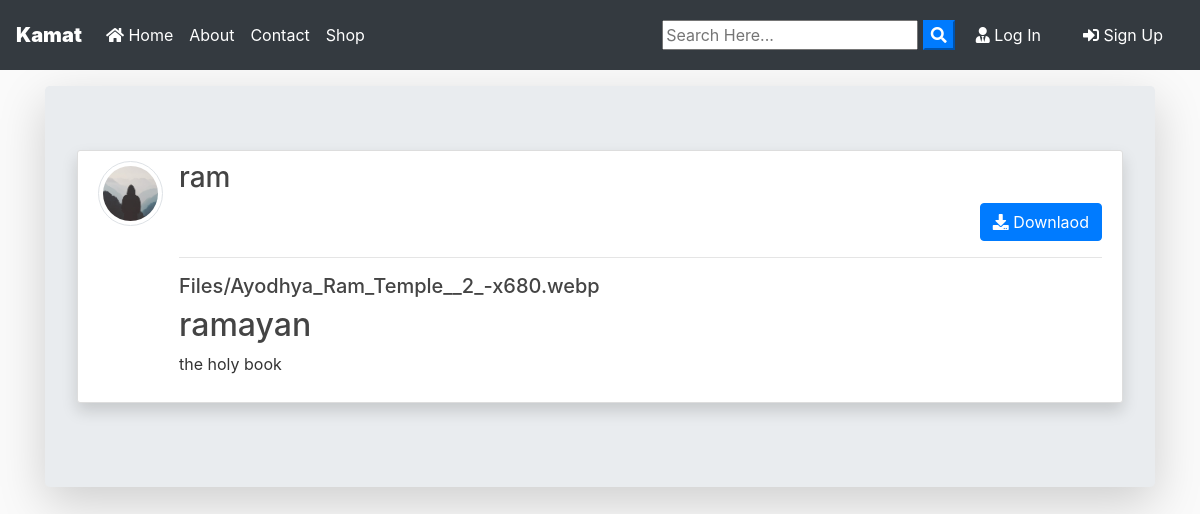
/post/16/, run on the app's committed database.
### blog/models.py (models this page shows, shortened)
class Post(models.Model):
	title = models.CharField(max_length=100)
	file = models.FileField(null=True,blank=True,upload_to='Files')
	content = models.TextField()
	date_posted = models.DateTimeField(default=timezone.now)
	author = models.ForeignKey(User, on_delete=models.CASCADE)
	def extension(self):
		name, extension = os.path.splitext(self.file.name)
		return extension

### users/models.py (models this page shows, shortened)
class Profile(models.Model):
    user = models.OneToOneField(User, on_delete=models.CASCADE)
    image = models.ImageField(default='default.jpg', upload_to='profile_pics')

### blog/views.py (the view)
# urls.py: path('post/<int:pk>/', PostDetailView.as_view(), name='post-detail'),
class PostDetailView(DetailView):
    model = Post
    template_name = 'blog/post_detail.html'

### blog/templates/blog/post_detail.html (shortened to what this page needs)
{% extends "blog/base.html" %}
{% block content %}
<div class="jumbotron mt-3 shadow-lg">
<article class="media content-section shadow ">
   <a href="{{ object.author.profile.image.url }} " target="_blank"> <img src="{{ object.author.profile.image.url }}  " alt="" class="article-img rounded-circle img-thumbnail img-fluid">
   </a>
    <div class="media-body">
      <div class="">
        <div class="d-flex justify-content-between">
        <a class="mr-2 mt-0 mb-0  text-dark" href="{% url 'user-posts' object.author.username  %}"><h3>{{ object.author }}</h3></a>
        </div>
        {% if object.author != user %}
          <div class="form-group mt-0 pt-0 d-flex justify-content-end">
            <a href="{{ object.file.url }}" download class="btn btn-primary flex-last" type="submit"><i class="fas fa-download"></i> Downlaod</a>
          </div>
        {% endif %}
        <hr>
      </div>
      <div>
        {% if object.file %}
          {% if object.extension == '.jpg' or object.extension == 'jpeg' or object.extension == 'png' %}
            <a href="{{ object.file.url }}"  download ><img src="{{ object.file.url }}" alt="" class="img-fluid "></a>
            <a href="{{ object.file.url }}"  download class="text-dark"><h5>{{ object.file }}</h5></a>
          {% else %}
            <a href="{{ object.file.url }}"  download class="text-dark"><h5>{{ object.file }}</h5></a>
          {% endif %}
        {% endif %}
      </div>
      <h2>{{ object.title }}</h2>
      <p class="article-content">{{ object.content }}</p>
    </div>
  </article>
{% endblock content %}

### blog/static/blog/main.css (style rules this page uses)
body { background: #fafafa; color: #333333; margin-top: 0; }
h1, h2, h3, h4, h5, h6 { color: #444444; }
.content-section { background: #ffffff; padding: 10px 20px; border: 1px solid #dddddd; border-radius: 3px; margin-bottom: 20px; }
.article-content { white-space: pre-line; }
.article-img { height: 65px; width: 65px; margin-right: 16px; }

### data on the page
Post: author.profile.image (placeholder picture), author "ram", file "Files/Ayodhya_Ram_Temple__2_-x680.webp", title "ramayan", content "the holy book"
